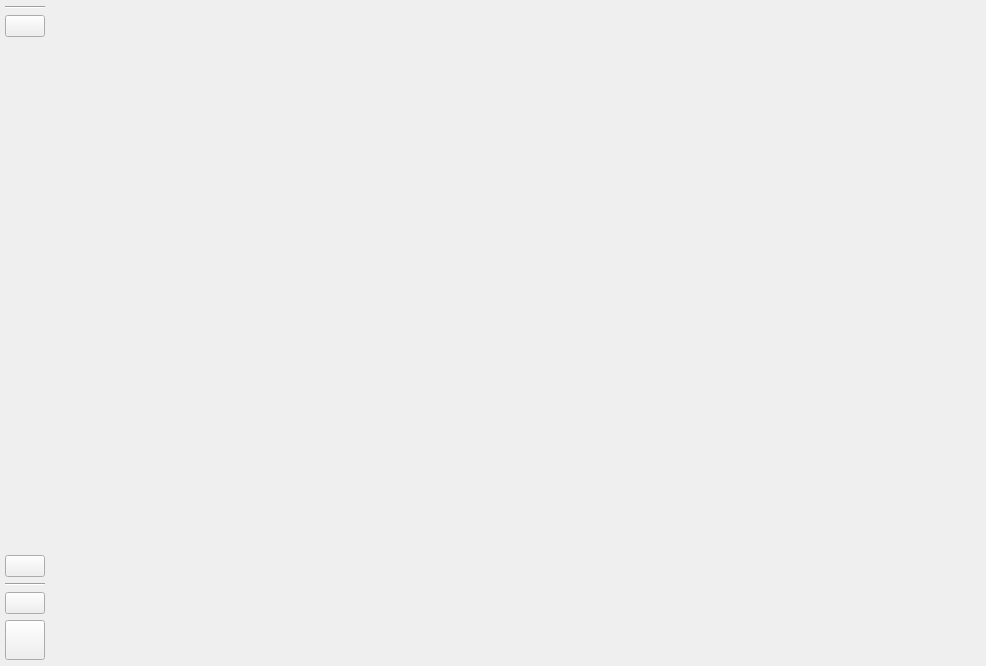
<?xml version="1.0" encoding="UTF-8"?>
<ui version="4.0">
 <class>Home</class>
 <widget class="QWidget" name="Home">
  <property name="geometry">
   <rect>
    <x>0</x>
    <y>0</y>
    <width>986</width>
    <height>666</height>
   </rect>
  </property>
  <property name="windowTitle">
   <string/>
  </property>
  <layout class="QHBoxLayout" name="horizontalLayout">
   <property name="spacing">
    <number>0</number>
   </property>
   <property name="leftMargin">
    <number>0</number>
   </property>
   <property name="topMargin">
    <number>0</number>
   </property>
   <property name="rightMargin">
    <number>0</number>
   </property>
   <property name="bottomMargin">
    <number>0</number>
   </property>
   <item>
    <widget class="QFrame" name="menuUsers">
     <property name="minimumSize">
      <size>
       <width>50</width>
       <height>0</height>
      </size>
     </property>
     <property name="maximumSize">
      <size>
       <width>50</width>
       <height>16777215</height>
      </size>
     </property>
     <property name="frameShape">
      <enum>QFrame::NoFrame</enum>
     </property>
     <property name="frameShadow">
      <enum>QFrame::Raised</enum>
     </property>
     <layout class="QVBoxLayout" name="verticalLayout">
      <property name="leftMargin">
       <number>5</number>
      </property>
      <property name="topMargin">
       <number>6</number>
      </property>
      <property name="rightMargin">
       <number>5</number>
      </property>
      <property name="bottomMargin">
       <number>6</number>
      </property>
      <item>
       <layout class="QVBoxLayout" name="menu">
        <property name="spacing">
         <number>8</number>
        </property>
        <property name="leftMargin">
         <number>0</number>
        </property>
        <property name="rightMargin">
         <number>0</number>
        </property>
       </layout>
      </item>
      <item>
       <widget class="Line" name="line_2">
        <property name="orientation">
         <enum>Qt::Horizontal</enum>
        </property>
       </widget>
      </item>
      <item>
       <widget class="QPushButton" name="btnHomeNewAccount">
        <property name="text">
         <string/>
        </property>
       </widget>
      </item>
      <item>
       <spacer name="verticalSpacer">
        <property name="orientation">
         <enum>Qt::Vertical</enum>
        </property>
        <property name="sizeHint" stdset="0">
         <size>
          <width>20</width>
          <height>40</height>
         </size>
        </property>
       </spacer>
      </item>
      <item>
       <widget class="QPushButton" name="btnHomeNewChat">
        <property name="text">
         <string/>
        </property>
       </widget>
      </item>
      <item>
       <widget class="Line" name="line">
        <property name="orientation">
         <enum>Qt::Horizontal</enum>
        </property>
       </widget>
      </item>
      <item>
       <widget class="QPushButton" name="btnHomeSetting">
        <property name="text">
         <string/>
        </property>
       </widget>
      </item>
      <item>
       <widget class="QPushButton" name="btnHomePerfil">
        <property name="sizePolicy">
         <sizepolicy hsizetype="Preferred" vsizetype="Preferred">
          <horstretch>0</horstretch>
          <verstretch>0</verstretch>
         </sizepolicy>
        </property>
        <property name="minimumSize">
         <size>
          <width>0</width>
          <height>40</height>
         </size>
        </property>
        <property name="text">
         <string/>
        </property>
        <property name="flat">
         <bool>false</bool>
        </property>
       </widget>
      </item>
     </layout>
     <zorder>btnHomeSetting</zorder>
     <zorder>btnHomePerfil</zorder>
     <zorder>line</zorder>
     <zorder>btnHomeNewChat</zorder>
     <zorder>line_2</zorder>
     <zorder>btnHomeNewAccount</zorder>
    </widget>
   </item>
   <item>
    <widget class="QStackedWidget" name="userStacked"/>
   </item>
  </layout>
 </widget>
 <resources/>
 <connections/>
</ui>
